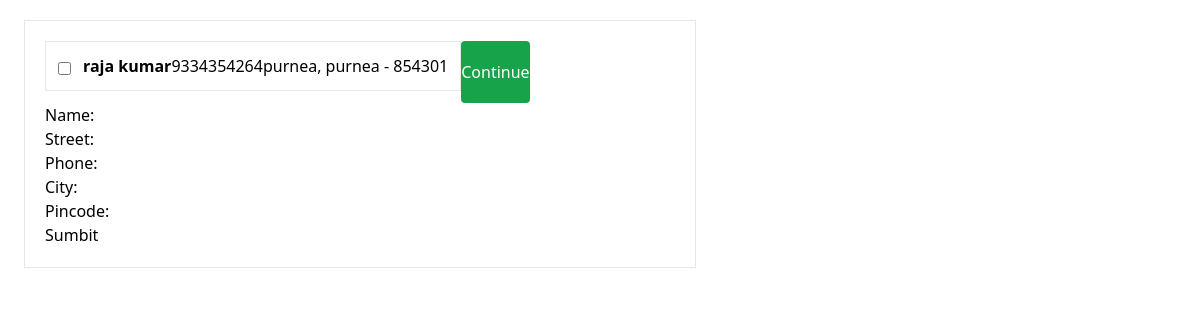
Page /order-address/ (signed in) on the earlier database version.
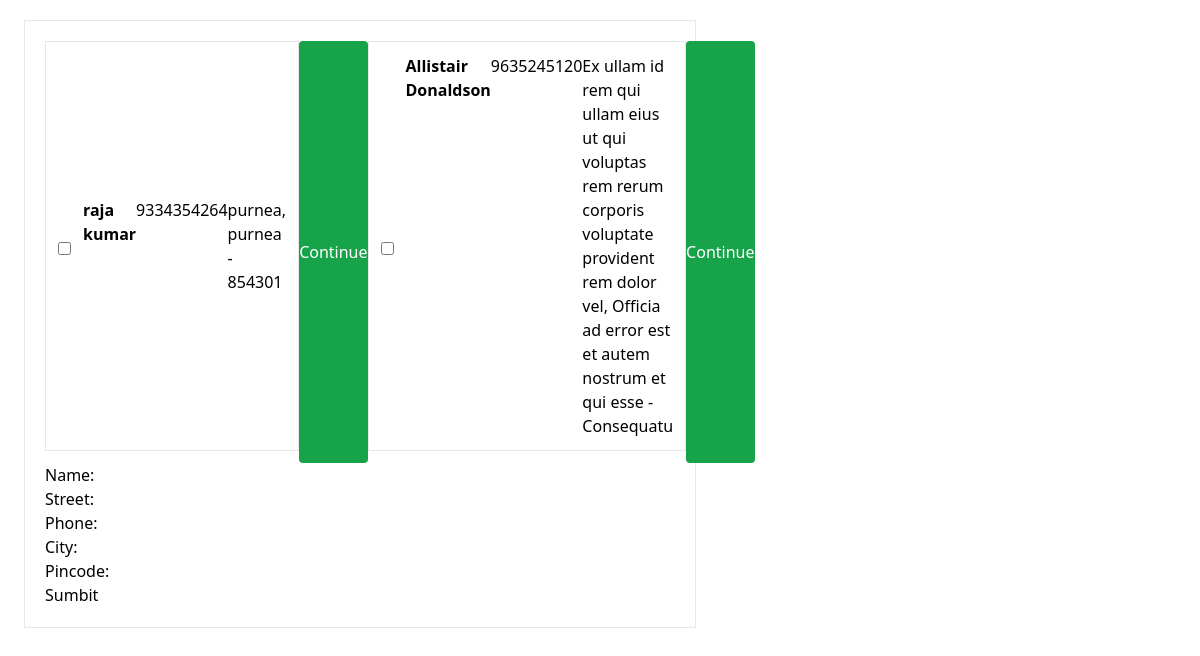
Same page on the later database version.
### food/models.py (models this page shows, shortened)
class Address(models.Model):
    user = models.ForeignKey(User, on_delete=models.CASCADE, null=True, blank=True)
    name = models.CharField(max_length=100)
    street = models.CharField(max_length=255)
    city = models.CharField(max_length=150)
    pincode = models.CharField(max_length=10, null=True, blank=True)
    phone = models.CharField(max_length=15)
    create_at = models.DateTimeField(auto_now_add=True)

### food/admin_views.py (the view)
# urls.py: path("order-address/", address, name="address"),
@login_required
def address(request):
    addresses = Address.objects.filter(user=request.user)
    if request.method == 'POST':
        form = AddressForm(request.POST or None)
        if form.is_valid():
            form = form.save(commit=False)
            form.user = request.user
            form.save()
            return redirect('address')
    else:
        form = AddressForm()
    return render(request, 'recipe/address.html',{'form':form, 'addresses':addresses})

### food/forms.py
class AddressForm(forms.ModelForm):
    class Meta:
        model = Address
        fields = ['name', 'street','phone','city', 'pincode']

### food/templates/recipe/address.html (shortened to what this page needs)
<!DOCTYPE html>
<html lang="en">
<head>
    <script src="https://cdn.tailwindcss.com"></script>
</head>
<body>
    <div class="flex flex-1 px-[2%]">
        <div class="w-7/12 border border-1 p-5 mt-5">
            {% load tailwind_filters %}
            {% if user.is_authenticated %}
            <form method="POST" action="" class="flex flex-1">
                {% for address in addresses %}
                <div class="border p-3 mb-3 flex gap-3 items-start items-center">
                    <input type="checkbox" name="address" value="{{ address.id }}" class="mt-1">
                    <div class=" flex flex-1">
                        <p class="font-semibold">{{ address.name }}</p>
                        <p>{{ address.phone }}</p>
                        <p>{{ address.street }}, {{ address.city }} - {{ address.pincode }}</p>
                    </div>
                </div>
                <button type="submit" class="bg-green-600 text-white rounded">
                    Continue
                </button>
                {% endfor %}
            </form>
            {% endif %}
            <form action="" method="post">
                {{form|crispy}}
                <button type="submit">Sumbit</button>
            </form>
        </div>
        <div class="w-5/12">
        </div>
    </div>
</body>
</html>

Differences in the rows shown:
added Address: name "Allistair Donaldson", phone "9635245120", street "Ex ullam id rem qui ullam eius ut qui voluptas rem rerum corporis voluptate provident rem dolor vel", city "Officia ad error est et autem nostrum et qui esse", pincode "Consequatu"
